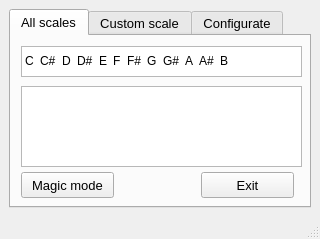
<?xml version="1.0" encoding="UTF-8"?>
<ui version="4.0">
 <class>MainWindow</class>
 <widget class="QMainWindow" name="MainWindow">
  <property name="enabled">
   <bool>true</bool>
  </property>
  <property name="geometry">
   <rect>
    <x>0</x>
    <y>0</y>
    <width>320</width>
    <height>239</height>
   </rect>
  </property>
  <property name="sizePolicy">
   <sizepolicy hsizetype="Ignored" vsizetype="Ignored">
    <horstretch>0</horstretch>
    <verstretch>0</verstretch>
   </sizepolicy>
  </property>
  <property name="maximumSize">
   <size>
    <width>500</width>
    <height>500</height>
   </size>
  </property>
  <property name="windowTitle">
   <string notr="true">Mid!Magic</string>
  </property>
  <property name="windowOpacity">
   <double>1.000000000000000</double>
  </property>
  <property name="layoutDirection">
   <enum>Qt::LeftToRight</enum>
  </property>
  <property name="autoFillBackground">
   <bool>false</bool>
  </property>
  <property name="iconSize">
   <size>
    <width>25</width>
    <height>25</height>
   </size>
  </property>
  <property name="toolButtonStyle">
   <enum>Qt::ToolButtonIconOnly</enum>
  </property>
  <property name="animated">
   <bool>true</bool>
  </property>
  <property name="documentMode">
   <bool>false</bool>
  </property>
  <property name="tabShape">
   <enum>QTabWidget::Rounded</enum>
  </property>
  <property name="dockNestingEnabled">
   <bool>false</bool>
  </property>
  <property name="dockOptions">
   <set>QMainWindow::AllowTabbedDocks|QMainWindow::AnimatedDocks</set>
  </property>
  <property name="unifiedTitleAndToolBarOnMac">
   <bool>true</bool>
  </property>
  <widget class="QWidget" name="centralwidget">
   <property name="enabled">
    <bool>true</bool>
   </property>
   <property name="sizePolicy">
    <sizepolicy hsizetype="Expanding" vsizetype="Expanding">
     <horstretch>0</horstretch>
     <verstretch>0</verstretch>
    </sizepolicy>
   </property>
   <property name="sizeIncrement">
    <size>
     <width>0</width>
     <height>0</height>
    </size>
   </property>
   <property name="layoutDirection">
    <enum>Qt::LeftToRight</enum>
   </property>
   <layout class="QGridLayout" name="gridLayout">
    <item row="0" column="0">
     <widget class="QTabWidget" name="tabWidget">
      <property name="sizePolicy">
       <sizepolicy hsizetype="Expanding" vsizetype="Expanding">
        <horstretch>0</horstretch>
        <verstretch>0</verstretch>
       </sizepolicy>
      </property>
      <property name="maximumSize">
       <size>
        <width>500</width>
        <height>16777215</height>
       </size>
      </property>
      <property name="sizeIncrement">
       <size>
        <width>499</width>
        <height>566</height>
       </size>
      </property>
      <property name="font">
       <font>
        <family>Arial</family>
        <pointsize>10</pointsize>
        <weight>50</weight>
        <bold>false</bold>
       </font>
      </property>
      <property name="layoutDirection">
       <enum>Qt::LeftToRight</enum>
      </property>
      <property name="autoFillBackground">
       <bool>true</bool>
      </property>
      <property name="tabPosition">
       <enum>QTabWidget::North</enum>
      </property>
      <property name="tabShape">
       <enum>QTabWidget::Rounded</enum>
      </property>
      <property name="currentIndex">
       <number>0</number>
      </property>
      <property name="elideMode">
       <enum>Qt::ElideLeft</enum>
      </property>
      <property name="documentMode">
       <bool>false</bool>
      </property>
      <property name="tabsClosable">
       <bool>false</bool>
      </property>
      <property name="movable">
       <bool>true</bool>
      </property>
      <widget class="QWidget" name="AllScales">
       <property name="sizePolicy">
        <sizepolicy hsizetype="Expanding" vsizetype="Expanding">
         <horstretch>0</horstretch>
         <verstretch>0</verstretch>
        </sizepolicy>
       </property>
       <attribute name="title">
        <string>All scales</string>
       </attribute>
       <widget class="QListWidget" name="listWidgetNotes">
        <property name="geometry">
         <rect>
          <x>10</x>
          <y>10</y>
          <width>281</width>
          <height>31</height>
         </rect>
        </property>
        <property name="font">
         <font>
          <pointsize>9</pointsize>
         </font>
        </property>
        <property name="autoFillBackground">
         <bool>false</bool>
        </property>
        <property name="frameShape">
         <enum>QFrame::StyledPanel</enum>
        </property>
        <property name="frameShadow">
         <enum>QFrame::Sunken</enum>
        </property>
        <property name="autoScroll">
         <bool>true</bool>
        </property>
        <property name="movement">
         <enum>QListView::Static</enum>
        </property>
        <property name="flow">
         <enum>QListView::LeftToRight</enum>
        </property>
        <property name="isWrapping" stdset="0">
         <bool>false</bool>
        </property>
        <property name="resizeMode">
         <enum>QListView::Fixed</enum>
        </property>
        <property name="layoutMode">
         <enum>QListView::SinglePass</enum>
        </property>
        <property name="spacing">
         <number>2</number>
        </property>
        <property name="uniformItemSizes">
         <bool>false</bool>
        </property>
        <property name="wordWrap">
         <bool>true</bool>
        </property>
        <property name="selectionRectVisible">
         <bool>true</bool>
        </property>
        <item>
         <property name="text">
          <string>C</string>
         </property>
         <property name="textAlignment">
          <set>AlignHCenter|AlignVCenter|AlignCenter</set>
         </property>
        </item>
        <item>
         <property name="text">
          <string>C#</string>
         </property>
        </item>
        <item>
         <property name="text">
          <string>D</string>
         </property>
        </item>
        <item>
         <property name="text">
          <string>D#</string>
         </property>
        </item>
        <item>
         <property name="text">
          <string>E</string>
         </property>
        </item>
        <item>
         <property name="text">
          <string>F</string>
         </property>
        </item>
        <item>
         <property name="text">
          <string>F#</string>
         </property>
        </item>
        <item>
         <property name="text">
          <string>G</string>
         </property>
        </item>
        <item>
         <property name="text">
          <string>G#</string>
         </property>
        </item>
        <item>
         <property name="text">
          <string>A</string>
         </property>
        </item>
        <item>
         <property name="text">
          <string>A#</string>
         </property>
        </item>
        <item>
         <property name="text">
          <string>B</string>
         </property>
        </item>
       </widget>
       <widget class="QListWidget" name="listWidgetScales">
        <property name="geometry">
         <rect>
          <x>10</x>
          <y>50</y>
          <width>281</width>
          <height>81</height>
         </rect>
        </property>
        <property name="textElideMode">
         <enum>Qt::ElideRight</enum>
        </property>
        <property name="verticalScrollMode">
         <enum>QAbstractItemView::ScrollPerItem</enum>
        </property>
        <property name="flow">
         <enum>QListView::LeftToRight</enum>
        </property>
        <property name="isWrapping" stdset="0">
         <bool>true</bool>
        </property>
        <property name="resizeMode">
         <enum>QListView::Adjust</enum>
        </property>
        <property name="viewMode">
         <enum>QListView::ListMode</enum>
        </property>
        <property name="uniformItemSizes">
         <bool>true</bool>
        </property>
        <property name="wordWrap">
         <bool>true</bool>
        </property>
       </widget>
       <widget class="QPushButton" name="pushButtonMagic">
        <property name="geometry">
         <rect>
          <x>10</x>
          <y>136</y>
          <width>93</width>
          <height>26</height>
         </rect>
        </property>
        <property name="text">
         <string>Magic mode</string>
        </property>
        <property name="checkable">
         <bool>true</bool>
        </property>
       </widget>
       <widget class="QPushButton" name="pushButtonExit">
        <property name="geometry">
         <rect>
          <x>190</x>
          <y>136</y>
          <width>93</width>
          <height>26</height>
         </rect>
        </property>
        <property name="text">
         <string>Exit</string>
        </property>
        <property name="checkable">
         <bool>true</bool>
        </property>
       </widget>
      </widget>
      <widget class="QWidget" name="CustomScale">
       <property name="sizePolicy">
        <sizepolicy hsizetype="Expanding" vsizetype="Expanding">
         <horstretch>0</horstretch>
         <verstretch>0</verstretch>
        </sizepolicy>
       </property>
       <property name="sizeIncrement">
        <size>
         <width>432</width>
         <height>43</height>
        </size>
       </property>
       <property name="baseSize">
        <size>
         <width>400</width>
         <height>400</height>
        </size>
       </property>
       <attribute name="title">
        <string>Custom scale</string>
       </attribute>
       <widget class="QPushButton" name="pushButtonCS">
        <property name="geometry">
         <rect>
          <x>30</x>
          <y>10</y>
          <width>41</width>
          <height>71</height>
         </rect>
        </property>
        <property name="autoFillBackground">
         <bool>true</bool>
        </property>
        <property name="text">
         <string>C#</string>
        </property>
        <property name="checkable">
         <bool>true</bool>
        </property>
        <property name="autoDefault">
         <bool>false</bool>
        </property>
        <property name="flat">
         <bool>false</bool>
        </property>
       </widget>
       <widget class="QPushButton" name="pushButtonFS">
        <property name="geometry">
         <rect>
          <x>150</x>
          <y>10</y>
          <width>41</width>
          <height>71</height>
         </rect>
        </property>
        <property name="text">
         <string>F#</string>
        </property>
        <property name="checkable">
         <bool>true</bool>
        </property>
       </widget>
       <widget class="QPushButton" name="pushButtonC">
        <property name="geometry">
         <rect>
          <x>10</x>
          <y>80</y>
          <width>41</width>
          <height>81</height>
         </rect>
        </property>
        <property name="text">
         <string>C</string>
        </property>
        <property name="checkable">
         <bool>true</bool>
        </property>
       </widget>
       <widget class="QPushButton" name="pushButtonE">
        <property name="geometry">
         <rect>
          <x>90</x>
          <y>80</y>
          <width>41</width>
          <height>81</height>
         </rect>
        </property>
        <property name="text">
         <string>E</string>
        </property>
        <property name="checkable">
         <bool>true</bool>
        </property>
       </widget>
       <widget class="QPushButton" name="pushButtonF">
        <property name="geometry">
         <rect>
          <x>130</x>
          <y>80</y>
          <width>41</width>
          <height>81</height>
         </rect>
        </property>
        <property name="text">
         <string>F</string>
        </property>
        <property name="checkable">
         <bool>true</bool>
        </property>
       </widget>
       <widget class="QPushButton" name="pushButtonD">
        <property name="geometry">
         <rect>
          <x>50</x>
          <y>80</y>
          <width>41</width>
          <height>81</height>
         </rect>
        </property>
        <property name="text">
         <string>D</string>
        </property>
        <property name="checkable">
         <bool>true</bool>
        </property>
       </widget>
       <widget class="QPushButton" name="pushButtonB">
        <property name="geometry">
         <rect>
          <x>250</x>
          <y>80</y>
          <width>41</width>
          <height>81</height>
         </rect>
        </property>
        <property name="text">
         <string>B</string>
        </property>
        <property name="checkable">
         <bool>true</bool>
        </property>
       </widget>
       <widget class="QPushButton" name="pushButtonA">
        <property name="geometry">
         <rect>
          <x>210</x>
          <y>80</y>
          <width>41</width>
          <height>81</height>
         </rect>
        </property>
        <property name="text">
         <string>A</string>
        </property>
        <property name="checkable">
         <bool>true</bool>
        </property>
       </widget>
       <widget class="QPushButton" name="pushButtonAS">
        <property name="geometry">
         <rect>
          <x>230</x>
          <y>10</y>
          <width>41</width>
          <height>71</height>
         </rect>
        </property>
        <property name="text">
         <string>A#</string>
        </property>
        <property name="checkable">
         <bool>true</bool>
        </property>
       </widget>
       <widget class="QPushButton" name="pushButtonDS">
        <property name="geometry">
         <rect>
          <x>70</x>
          <y>10</y>
          <width>41</width>
          <height>71</height>
         </rect>
        </property>
        <property name="text">
         <string>D#</string>
        </property>
        <property name="checkable">
         <bool>true</bool>
        </property>
       </widget>
       <widget class="QPushButton" name="pushButtonG">
        <property name="geometry">
         <rect>
          <x>170</x>
          <y>80</y>
          <width>41</width>
          <height>81</height>
         </rect>
        </property>
        <property name="text">
         <string>G</string>
        </property>
        <property name="checkable">
         <bool>true</bool>
        </property>
       </widget>
       <widget class="QPushButton" name="pushButtonGS">
        <property name="geometry">
         <rect>
          <x>190</x>
          <y>10</y>
          <width>41</width>
          <height>71</height>
         </rect>
        </property>
        <property name="text">
         <string>G#</string>
        </property>
        <property name="checkable">
         <bool>true</bool>
        </property>
       </widget>
      </widget>
      <widget class="QWidget" name="tab">
       <attribute name="title">
        <string>Configurate</string>
       </attribute>
       <widget class="QSpinBox" name="spinBoxTranspose">
        <property name="geometry">
         <rect>
          <x>90</x>
          <y>10</y>
          <width>81</width>
          <height>26</height>
         </rect>
        </property>
        <property name="minimum">
         <number>-12</number>
        </property>
        <property name="maximum">
         <number>12</number>
        </property>
       </widget>
       <widget class="QLabel" name="label">
        <property name="geometry">
         <rect>
          <x>10</x>
          <y>10</y>
          <width>81</width>
          <height>21</height>
         </rect>
        </property>
        <property name="text">
         <string>Transpose:</string>
        </property>
        <property name="alignment">
         <set>Qt::AlignCenter</set>
        </property>
       </widget>
       <widget class="QListWidget" name="listWidgetInput">
        <property name="geometry">
         <rect>
          <x>10</x>
          <y>50</y>
          <width>281</width>
          <height>51</height>
         </rect>
        </property>
       </widget>
       <widget class="QListWidget" name="listWidgetOutput">
        <property name="geometry">
         <rect>
          <x>10</x>
          <y>110</y>
          <width>281</width>
          <height>51</height>
         </rect>
        </property>
       </widget>
       <widget class="QPushButton" name="pushButtonScan">
        <property name="geometry">
         <rect>
          <x>190</x>
          <y>10</y>
          <width>93</width>
          <height>27</height>
         </rect>
        </property>
        <property name="text">
         <string>Scan</string>
        </property>
       </widget>
      </widget>
     </widget>
    </item>
   </layout>
  </widget>
  <widget class="QStatusBar" name="statusBar"/>
  <action name="actionMidiInput">
   <property name="checkable">
    <bool>false</bool>
   </property>
   <property name="text">
    <string>Midi input</string>
   </property>
  </action>
  <action name="actionMidiOutput">
   <property name="text">
    <string>Midi output</string>
   </property>
  </action>
  <action name="actionScanForDevices">
   <property name="text">
    <string>Scan for devices</string>
   </property>
  </action>
 </widget>
 <resources/>
 <connections/>
</ui>
